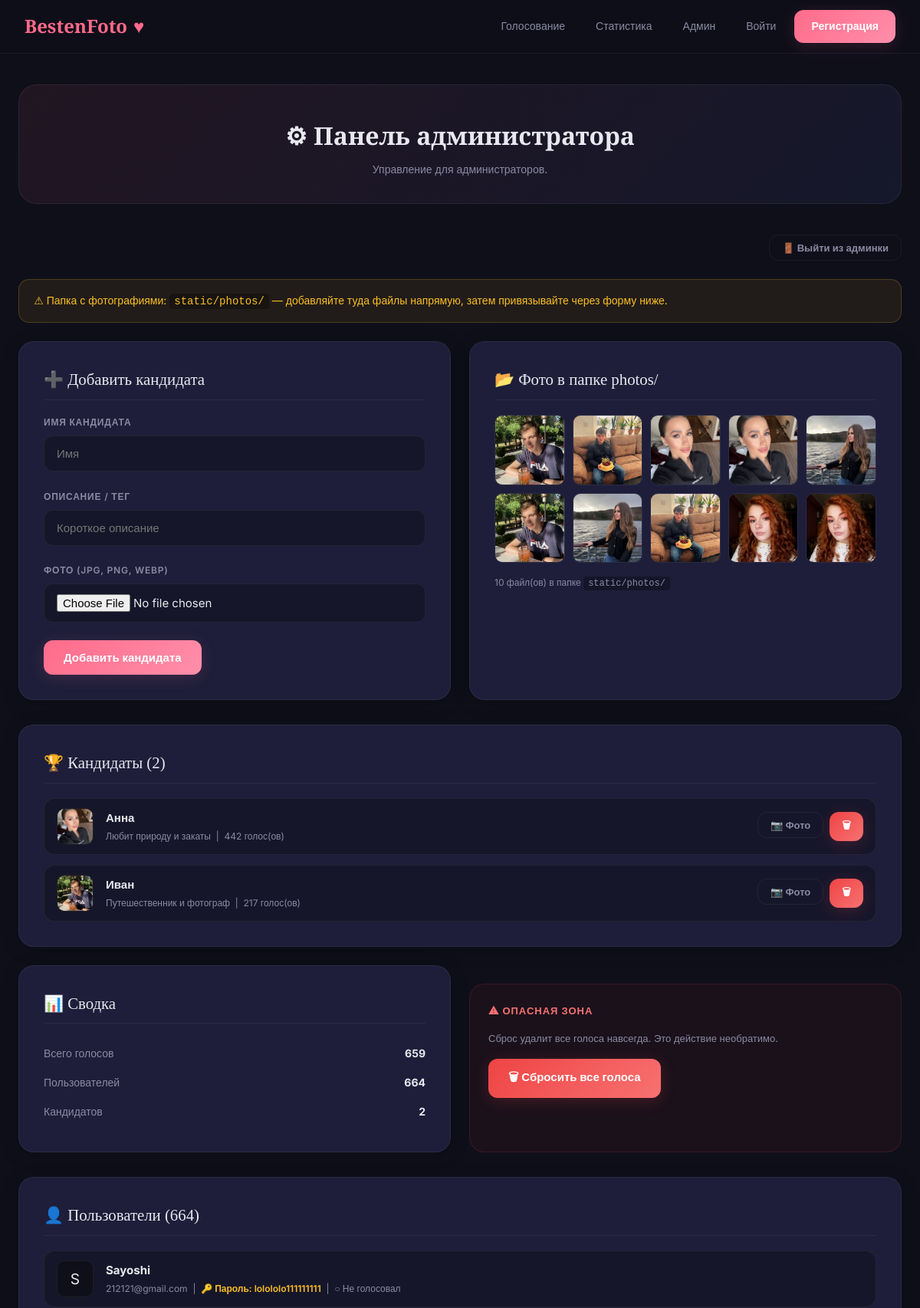
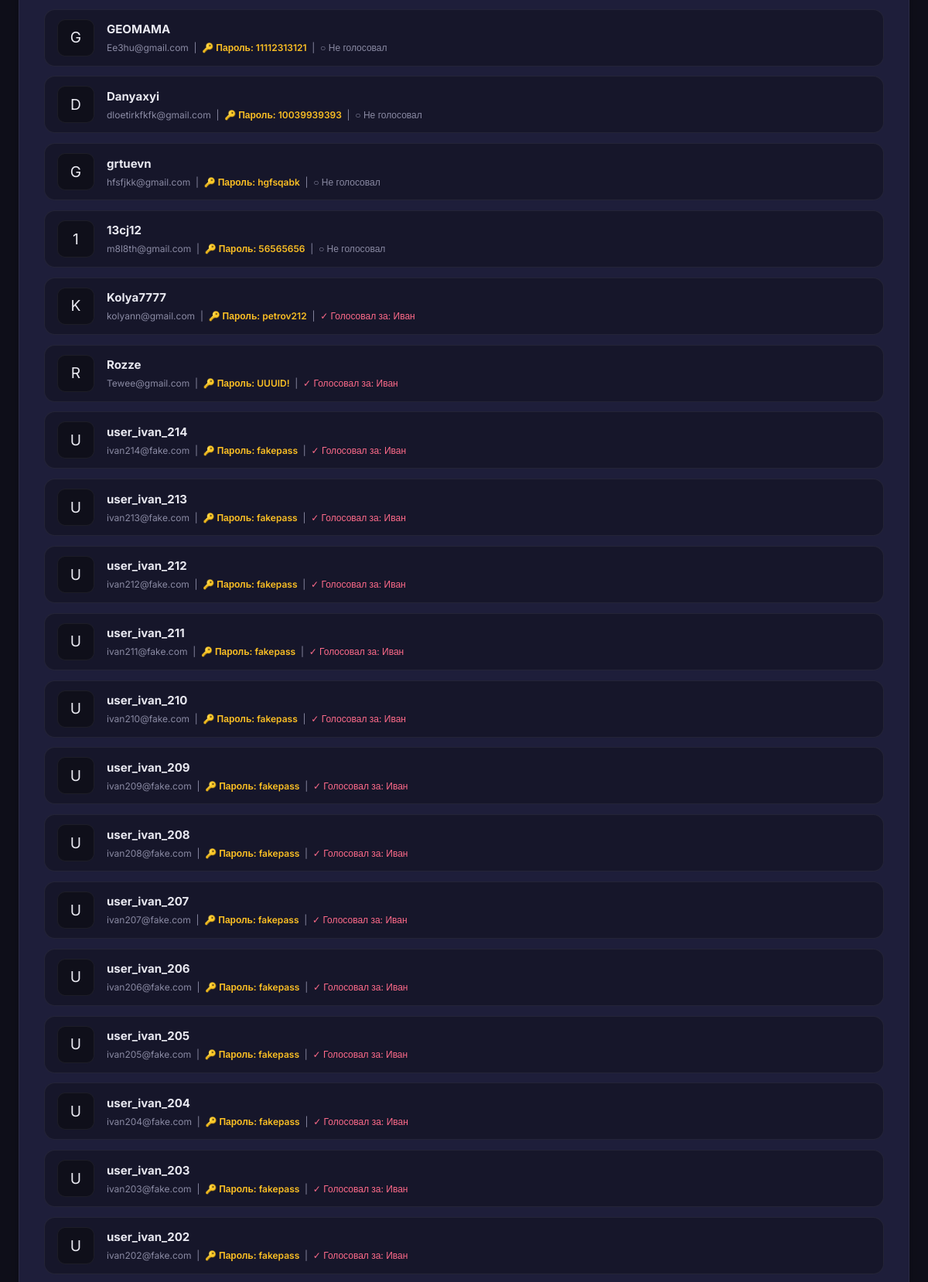
Page /admin (signed in, upper part) on the committed database (2 pictures, top to bottom).
### tables this page shows
CREATE TABLE candidates (
            id       INTEGER PRIMARY KEY AUTOINCREMENT,
            name     TEXT NOT NULL,
            tagline  TEXT,
            photo    TEXT,
            created  TEXT NOT NULL
        );

CREATE TABLE users (
            id       INTEGER PRIMARY KEY AUTOINCREMENT,
            username TEXT UNIQUE NOT NULL,
            email    TEXT UNIQUE NOT NULL,
            password TEXT NOT NULL
        );

### app.py (the view, shortened to what this page needs)
@app.route('/admin', methods=['GET', 'POST'])
def admin():
    candidates, total_votes, total_users = get_stats()
    photos = os.listdir(PHOTOS_DIR) if os.path.exists(PHOTOS_DIR) else []
    is_admin = session.get('admin') == True
    users_list = get_all_users() if is_admin else []
    return render_template('admin.html',
                           candidates=candidates,
                           total_votes=total_votes,
                           total_users=total_users,
                           photos=photos,
                           is_admin=is_admin,
                           users=users_list)

### app.py (called while the page is built)
def get_db():
    os.makedirs(os.path.dirname(DB_PATH), exist_ok=True)
    conn = sqlite3.connect(DB_PATH)
    conn.row_factory = sqlite3.Row
    return conn

def get_stats():
    conn = get_db()
    candidates = conn.execute("""
        SELECT c.*, COUNT(v.id) as vote_count
        FROM candidates c
        LEFT JOIN votes v ON v.candidate_id = c.id
        GROUP BY c.id
        ORDER BY vote_count DESC
    """).fetchall()
    total_votes = conn.execute("SELECT COUNT(*) FROM votes").fetchone()[0]
    total_users = conn.execute("SELECT COUNT(*) FROM users").fetchone()[0]
    conn.close()
    return [dict(c) for c in candidates], total_votes, total_users

def get_all_users():
    conn = get_db()
    users = conn.execute("""
        SELECT u.id, u.username, u.email, u.password,
               (SELECT candidate_id FROM votes WHERE user_id = u.id) as voted_for,
               (SELECT c.name FROM votes v JOIN candidates c ON c.id = v.candidate_id WHERE v.user_id = u.id) as voted_for_name
        FROM users u
        ORDER BY u.id DESC
    """).fetchall()
    conn.close()
    return [dict(u) for u in users]

### templates/admin.html (shortened to what this page needs)
{% extends "base.html" %}
{% block content %}
<div class="admin-hero">
  <h1>&#9881; Панель администратора</h1>
  <p>Управление для администраторов.</p>
</div>
{% if not is_admin %}
<div class="card login-card">
  <span class="lock-icon">&#128274;</span>
  <h3 style="font-family:'Playfair Display',serif;font-size:1.4rem;margin-bottom:0.5rem;color:var(--text)">Вход в админ-панель</h3>
  <p style="color:var(--text-muted);font-size:14px;margin-bottom:1.5rem">Введите пароль администратора</p>
  <form method="POST">
    <input type="hidden" name="action" value="login">
    <div class="form-group">
      <input type="password" name="password" placeholder="Пароль администратора" required autofocus>
    </div>
    <button type="submit" class="btn btn-rose" style="width:100%">Войти</button>
  </form>
</div>
{% else %}
<div style="text-align:right;margin-bottom:1.5rem">
  <form method="POST" style="display:inline">
    <button type="submit" class="btn btn-outline btn-sm">&#128682; Выйти из админки</button>
  </form>
</div>
<div class="alert-box">&#9888; Папка с фотографиями: <code style="background:rgba(0,0,0,0.3);padding:2px 6px;border-radius:4px">static/photos/</code> — добавляйте туда файлы напрямую, затем привязывайте через форму ниже.</div>
<div class="admin-grid">
  <div class="card">
    <div class="section-h">&#10133; Добавить кандидата</div>
    <form method="POST" enctype="multipart/form-data">
      <div class="form-group">
        <label>Имя кандидата</label>
        <input type="text" name="name" placeholder="Имя" required>
      </div>
      <div class="form-group">
        <label>Описание / тег</label>
        <input type="text" name="tagline" placeholder="Короткое описание">
      </div>
      <div class="form-group">
        <label>Фото (JPG, PNG, WebP)</label>
        <input type="file" name="photo" accept="image/*">
      </div>
      <button type="submit" class="btn btn-rose">Добавить кандидата</button>
    </form>
  </div>
  <div class="card">
    <div class="section-h">&#128194; Фото в папке photos/</div>
    {% if photos %}
      <div class="photo-grid">
        {% for p in photos %}
        <img src="/static/photos/{{ p }}" alt="{{ p }}" class="photo-thumb" title="{{ p }}">
        {% endfor %}
      </div>
      <p style="font-size:12px;color:var(--text-muted);margin-top:1rem">{{ photos|length }} файл(ов) в папке <code style="background:rgba(0,0,0,0.3);padding:2px 6px;border-radius:4px">static/photos/</code></p>
    {% else %}
      <p style="color:var(--text-muted);font-size:14px">Папка пуста. Добавьте фотографии в <code style="background:rgba(0,0,0,0.3);padding:2px 6px;border-radius:4px">static/photos/</code></p>
    {% endif %}
  </div>
</div>
<div class="card" style="margin-bottom:1.5rem">
  <div class="section-h">&#127942; Кандидаты ({{ candidates|length }})</div>
  {% if candidates %}
  <div class="cand-admin-list">
    {% for c in candidates %}
    <div class="cand-admin-row">
      {% if c.photo %}
        <img src="/static/photos/{{ c.photo }}" class="cand-admin-thumb" alt="{{ c.name }}">
      {% else %}
        <div class="cand-admin-thumb">{{ '&#127800;' if loop.index == 1 else '&#127754;' }}</div>
      {% endif %}
      <div class="cand-admin-info">
        <strong>{{ c.name }}</strong>
        <small>{{ c.tagline or '—' }} &nbsp;|&nbsp; {{ c.vote_count }} голос(ов)</small>
      </div>
      <div class="cand-admin-actions">
        <form method="POST" enctype="multipart/form-data" style="display:inline">
          <button type="button" class="btn btn-outline btn-sm"
                  onclick="document.getElementById('fp-{{ c.id }}').click()">&#128247; Фото</button>
        </form>
        <form method="POST" onsubmit="return confirm('Удалить кандидата?')" style="display:inline">
          <button type="submit" class="btn btn-danger btn-sm">&#128465;</button>
        </form>
      </div>
    </div>
    {% endfor %}
  </div>
  {% else %}
  <p style="color:var(--text-muted);font-size:14px">Нет кандидатов. Добавьте первого!</p>
  {% endif %}
</div>
<div class="admin-grid">
  <div class="card">
    <div class="section-h">&#128202; Сводка</div>
    <table class="stats-table">
      <tr><td>Всего голосов</td><td>{{ total_votes }}</td></tr>
      <tr><td>Пользователей</td><td>{{ total_users }}</td></tr>
      <tr><td>Кандидатов</td><td>{{ candidates|length }}</td></tr>
    </table>
  </div>
  <div class="danger-zone">
    <h4>&#9888; Опасная зона</h4>
    <p style="font-size:13px;color:var(--text-muted);margin-bottom:1rem">Сброс удалит все голоса навсегда. Это действие необратимо.</p>
    <form method="POST" onsubmit="return confirm('Сбросить ВСЕ голоса?')">
      <button type="submit" class="btn btn-danger">&#128465; Сбросить все голоса</button>
    </form>
  </div>
</div>
{% if users %}
<div class="card" style="margin-bottom:1.5rem">
  <div class="section-h">&#128100; Пользователи ({{ users|length }})</div>
  <div class="cand-admin-list">
    {% for u in users %}
    <div class="cand-admin-row">
      <div class="cand-admin-thumb" style="font-size:1.2rem">{{ u.username[0]|upper }}</div>
      <div class="cand-admin-info">
        <strong>{{ u.username }}</strong>
        <small>
          {{ u.email }} &nbsp;|&nbsp;
          <span style="color:var(--warning);font-weight:600">&#128273; Пароль: {{ u.password }}</span>
          &nbsp;|&nbsp;
          {% if u.voted_for %}
            <span style="color:var(--accent)">&#10003; Голосовал за: {{ u.voted_for_name }}</span>
          {% else %}
            <span style="color:var(--text-muted)">&#9675; Не голосовал</span>
          {% endif %}
        </small>
      </div>
    </div>
    {% endfor %}
  </div>
</div>
{% endif %}
{% endif %}
{% endblock %}

### templates/base.html (style rules this page uses)
:root { --bg: #0f0f1a; --bg-elevated: #16162a; --bg-card: #1e1e3a; --border: rgba(255,255,255,0.06); --text: #e8e8f0; --text-muted: #8a8aa3; --accent: #ff6b8a; --accent-glow: rgba(255,107,138,0.15); --accent-2: #6b8aff; --accent-2-glow: rgba(107,138,255,0.15); --success: #4ade80; --danger: #f87171; --warning: #fbbf24; }
* { box-sizing:border-box; margin:0; padding:0 }
html { scroll-behavior:smooth }
body { font-family:'Inter',sans-serif; background:var(--bg); color:var(--text); min-height:100vh; line-height:1.6; -webkit-font-smoothing:antialiased; }
.card { background:var(--bg-card); border:1px solid var(--border); border-radius:20px; padding:2rem; box-shadow:0 4px 24px rgba(0,0,0,0.2); }
.form-group { margin-bottom:1.4rem; }
.form-group label { display:block; font-size:12px; font-weight:600; color:var(--text-muted); margin-bottom:8px; text-transform:uppercase; letter-spacing:0.8px; }
.form-group input, .form-group select, .form-group textarea { width:100%; padding:13px 16px; border:1.5px solid var(--border); border-radius:12px; font-size:15px; font-family:inherit; background:var(--bg-elevated); color:var(--text); outline:none; transition:all 0.2s; }
.btn { display:inline-flex; align-items:center; justify-content:center; gap:8px; padding:13px 26px; border-radius:12px; font-family:inherit; font-size:15px; font-weight:600; cursor:pointer; border:none; transition:all 0.2s; text-decoration:none; position:relative; overflow:hidden; }
.btn::before { content:''; position:absolute; inset:0; background:linear-gradient(135deg,transparent,rgba(255,255,255,0.15),transparent); transform:translateX(-100%); transition:transform 0.5s; }
.btn-rose { background:linear-gradient(135deg,var(--accent),#ff8fab); color:#fff; box-shadow:0 4px 20px var(--accent-glow); }
.btn-outline { background:transparent; border:1.5px solid var(--border); color:var(--text-muted); }
.btn-sm { padding:8px 16px; font-size:13px; }
.btn-danger { background:linear-gradient(135deg,#ef4444,#f87171); color:#fff; box-shadow:0 4px 20px rgba(239,68,68,0.2); }

### templates/admin.html (style rules this page uses)
.admin-hero { text-align:center; padding:2.5rem 1rem 2rem; background:linear-gradient(135deg,rgba(255,107,138,0.08) 0%,rgba(107,138,255,0.08) 100%); border-radius:24px; margin-bottom:2.5rem; border:1px solid var(--border); }
.admin-hero h1 { font-family:'Playfair Display',serif; font-size:2rem; color:var(--text); margin-bottom:0.5rem; }
.admin-hero p { color:var(--text-muted); font-size:14px; }
.admin-grid { display:grid; grid-template-columns:1fr 1fr; gap:1.5rem; margin-bottom:2rem; }
.section-h { font-family:'Playfair Display',serif; font-size:1.3rem; margin-bottom:1.2rem; padding-bottom:0.6rem; border-bottom:1px solid var(--border); color:var(--text); }
.photo-grid { display:grid; grid-template-columns:repeat(auto-fill,minmax(80px,1fr)); gap:10px; margin-top:1rem; }
.photo-thumb { width:100%; aspect-ratio:1; border-radius:10px; object-fit:cover; border:1px solid var(--border); transition:transform 0.2s; }
.cand-admin-list { display:flex; flex-direction:column; gap:0.8rem; }
.cand-admin-row { display:flex; align-items:center; gap:1rem; background:var(--bg-elevated); border:1px solid var(--border); border-radius:14px; padding:12px 16px; transition:all 0.2s; }
.cand-admin-thumb { width:48px; height:48px; border-radius:10px; object-fit:cover; background:var(--bg); display:flex; align-items:center; justify-content:center; font-size:1.5rem; flex-shrink:0; border:1px solid var(--border); }
.cand-admin-info { flex:1; }
.cand-admin-info strong { font-size:15px; color:var(--text); display:block; margin-bottom:2px; }
.cand-admin-info small { color:var(--text-muted); font-size:12px; display:block; }
.cand-admin-actions { display:flex; gap:8px; flex-shrink:0; }
.alert-box { background:rgba(251,191,36,0.08); border:1px solid rgba(251,191,36,0.2); border-radius:14px; padding:1rem 1.2rem; font-size:14px; color:#fbbf24; margin-bottom:1.5rem; }
.danger-zone { background:rgba(239,68,68,0.05); border:1px solid rgba(239,68,68,0.15); border-radius:20px; padding:1.5rem; margin-top:1.5rem; }
.danger-zone h4 { color:var(--danger); font-size:13px; text-transform:uppercase; letter-spacing:1px; margin-bottom:1rem; font-weight:700; }
.stats-table { width:100%; font-size:14px; border-collapse:collapse; }
.stats-table td { padding:8px 0; }
.stats-table td:first-child { color:var(--text-muted); }
.stats-table td:last-child { font-weight:700; color:var(--text); text-align:right; }

### rows in the picture
candidates: photo (picture), name "Анна", tagline "Любит природу и закаты", vote_count "442"
candidates: photo (picture), name "Иван", tagline "Путешественник и фотограф", vote_count "217"
users: username "S", username "Sayoshi", email "212121@gmail.com", password "lolololo111111111", shows "○ Не голосовал"
users: username "G", username "GEOMAMA", email "Ee3hu@gmail.com", password "11112313121", shows "○ Не голосовал"
users: username "D", username "Danyaxyi", email "dloetirkfkfk@gmail.com", password "10039939393", shows "○ Не голосовал"
users: username "G", username "grtuevn", email "hfsfjkk@gmail.com", password "hgfsqabk", shows "○ Не голосовал"
users: username "1", username "13cj12", email "m8l8th@gmail.com", password "56565656", shows "○ Не голосовал"
users: username "K", username "Kolya7777", email "kolyann@gmail.com", password "petrov212", voted_for_name "Иван"
users: username "R", username "Rozze", email "Tewee@gmail.com", password "UUUID!", voted_for_name "Иван"
users: username "U", username "user_ivan_214", email "ivan214@fake.com", password "fakepass", voted_for_name "Иван"
users: username "U", username "user_ivan_213", email "ivan213@fake.com", password "fakepass", voted_for_name "Иван"
users: username "U", username "user_ivan_212", email "ivan212@fake.com", password "fakepass", voted_for_name "Иван"
users: username "U", username "user_ivan_211", email "ivan211@fake.com", password "fakepass", voted_for_name "Иван"
users: username "U", username "user_ivan_210", email "ivan210@fake.com", password "fakepass", voted_for_name "Иван"
users: username "U", username "user_ivan_209", email "ivan209@fake.com", password "fakepass", voted_for_name "Иван"
users: username "U", username "user_ivan_208", email "ivan208@fake.com", password "fakepass", voted_for_name "Иван"
users: username "U", username "user_ivan_207", email "ivan207@fake.com", password "fakepass", voted_for_name "Иван"
users: username "U", username "user_ivan_206", email "ivan206@fake.com", password "fakepass", voted_for_name "Иван"
users: username "U", username "user_ivan_205", email "ivan205@fake.com", password "fakepass", voted_for_name "Иван"
users: username "U", username "user_ivan_204", email "ivan204@fake.com", password "fakepass", voted_for_name "Иван"
users: username "U", username "user_ivan_203", email "ivan203@fake.com", password "fakepass", voted_for_name "Иван"
users: username "U", username "user_ivan_202", email "ivan202@fake.com", password "fakepass", voted_for_name "Иван"

### other values in the picture
{{ photos|length }} "10"
{{ candidates|length }} "2"
{{ total_votes }} "659"
{{ total_users }} "664"
{{ users|length }} "664"
